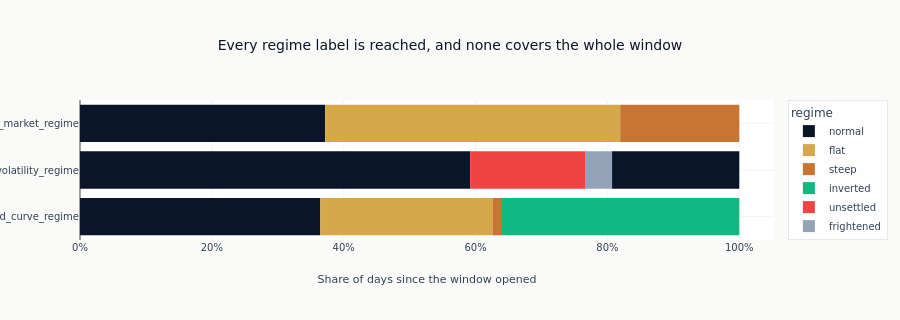

The code cell stored with this chart in its notebook:
### Code cell
regime_columns = [c for c in features.columns if c.endswith("_regime")]
shares = pl.concat(
    [
        features.filter(pl.col("timestamp") >= pl.lit(VIZ_START).str.to_date())
        .drop_nulls(column)
        .group_by(column)
        .len()
        .rename({column: "regime"})
        .with_columns(classification=pl.lit(column), share=pl.col("len") / pl.col("len").sum())
        for column in regime_columns
    ]
)
fig = px.bar(
    shares.to_pandas(),
    x="share",
    y="classification",
    color="regime",
    orientation="h",
    title="Every regime label is reached, and none covers the whole window",
    labels={"share": "Share of days since the window opened", "classification": ""},
)
fig.update_layout(height=320, xaxis_tickformat=".0%")
show_plotly_with_alt(
    fig,
    "Horizontal stacked bars, one per regime classification, showing the share of days each regime label held. Every classification is split across several labels and none is filled by a single one.",
)

### Figure 1 — Plotly figure (JSON) as saved in the notebook; plotly's stock layout.template omitted (floating-point values rounded to 4 significant figures)
{"data": [{"hovertemplate": "regime=normal<br>Share of days since the window opened=%{x}<br>=%{y}<extra></extra>", "legendgroup": "normal", "marker": {"color": "#0a1628", "pattern": {"shape": ""}}, "name": "normal", "orientation": "h", "showlegend": true, "textposition": "auto", "type": "bar", "x": [0.3645, 0.5917, 0.3718], "xaxis": "x", "y": ["yield_curve_regime", "volatility_regime", "labor_market_regime"], "yaxis": "y"}, {"hovertemplate": "regime=flat<br>Share of days since the window opened=%{x}<br>=%{y}<extra></extra>", "legendgroup": "flat", "marker": {"color": "#D4A84B", "pattern": {"shape": ""}}, "name": "flat", "orientation": "h", "showlegend": true, "textposition": "auto", "type": "bar", "x": [0.2619], "xaxis": "x", "y": ["yield_curve_regime"], "yaxis": "y"}, {"hovertemplate": "regime=steep<br>Share of days since the window opened=%{x}<br>=%{y}<extra></extra>", "legendgroup": "steep", "marker": {"color": "#C87533", "pattern": {"shape": ""}}, "name": "steep", "orientation": "h", "showlegend": true, "textposition": "auto", "type": "bar", "x": [0.01369], "xaxis": "x", "y": ["yield_curve_regime"], "yaxis": "y"}, {"hovertemplate": "regime=inverted<br>Share of days since the window opened=%{x}<br>=%{y}<extra></extra>", "legendgroup": "inverted", "marker": {"color": "#10b981", "pattern": {"shape": ""}}, "name": "inverted", "orientation": "h", "showlegend": true, "textposition": "auto", "type": "bar", "x": [0.3599], "xaxis": "x", "y": ["yield_curve_regime"], "yaxis": "y"}, {"hovertemplate": "regime=unsettled<br>Share of days since the window opened=%{x}<br>=%{y}<extra></extra>", "legendgroup": "unsettled", "marker": {"color": "#ef4444", "pattern": {"shape": ""}}, "name": "unsettled", "orientation": "h", "showlegend": true, "textposition": "auto", "type": "bar", "x": [0.1743], "xaxis": "x", "y": ["volatility_regime"], "yaxis": "y"}, {"hovertemplate": "regime=frightened<br>Share of days since the window opened=%{x}<br>=%{y}<extra></extra>", "legendgroup": "frightened", "marker": {"color": "#94a3b8", "pattern": {"shape": ""}}, "name": "frightened", "orientation": "h", "showlegend": true, "textposition": "auto", "type": "bar", "x": [0.04106], "xaxis": "x", "y": ["volatility_regime"], "yaxis": "y"}, {"hovertemplate": "regime=calm<br>Share of days since the window opened=%{x}<br>=%{y}<extra></extra>", "legendgroup": "calm", "marker": {"color": "#0a1628", "pattern": {"shape": ""}}, "name": "calm", "orientation": "h", "showlegend": true, "textposition": "auto", "type": "bar", "x": [0.193], "xaxis": "x", "y": ["volatility_regime"], "yaxis": "y"}, {"hovertemplate": "regime=tight<br>Share of days since the window opened=%{x}<br>=%{y}<extra></extra>", "legendgroup": "tight", "marker": {"color": "#D4A84B", "pattern": {"shape": ""}}, "name": "tight", "orientation": "h", "showlegend": true, "textposition": "auto", "type": "bar", "x": [0.4475], "xaxis": "x", "y": ["labor_market_regime"], "yaxis": "y"}, {"hovertemplate": "regime=slack<br>Share of days since the window opened=%{x}<br>=%{y}<extra></extra>", "legendgroup": "slack", "marker": {"color": "#C87533", "pattern": {"shape": ""}}, "name": "slack", "orientation": "h", "showlegend": true, "textposition": "auto", "type": "bar", "x": [0.1807], "xaxis": "x", "y": ["labor_market_regime"], "yaxis": "y"}], "layout": {"barmode": "relative", "height": 320, "legend": {"title": {"text": "regime"}, "tracegroupgap": 0}, "title": {"text": "Every regime label is reached, and none covers the whole window"}, "xaxis": {"anchor": "y", "domain": [0.0, 1.0], "tickformat": ".0%", "title": {"text": "Share of days since the window opened"}}, "yaxis": {"anchor": "x", "domain": [0.0, 1.0], "title": {"text": ""}}}}
